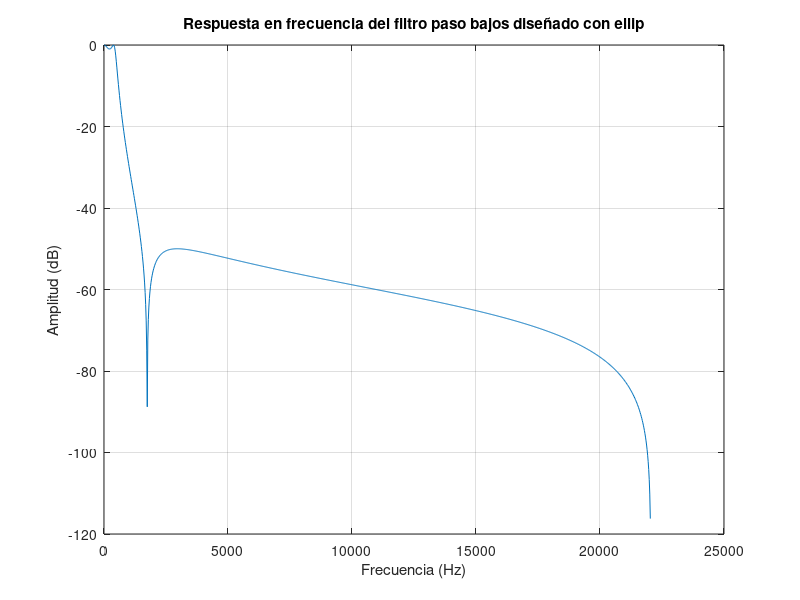
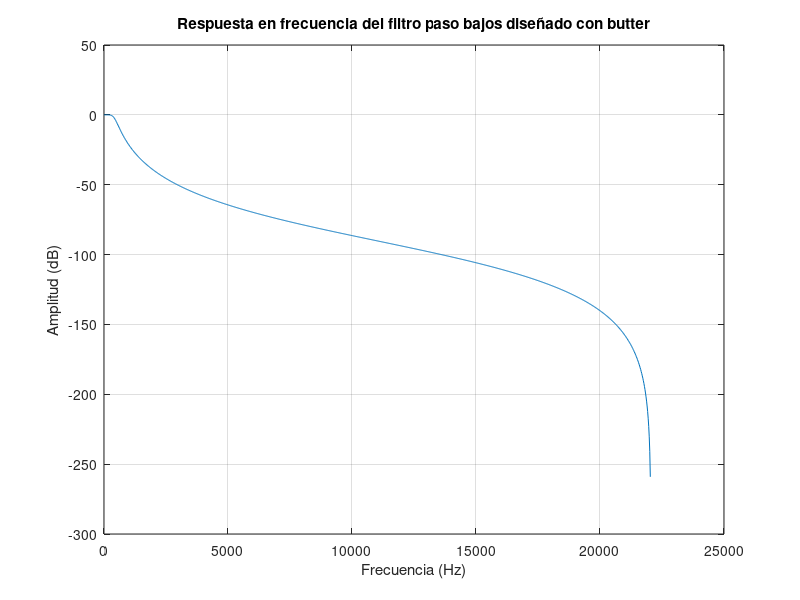
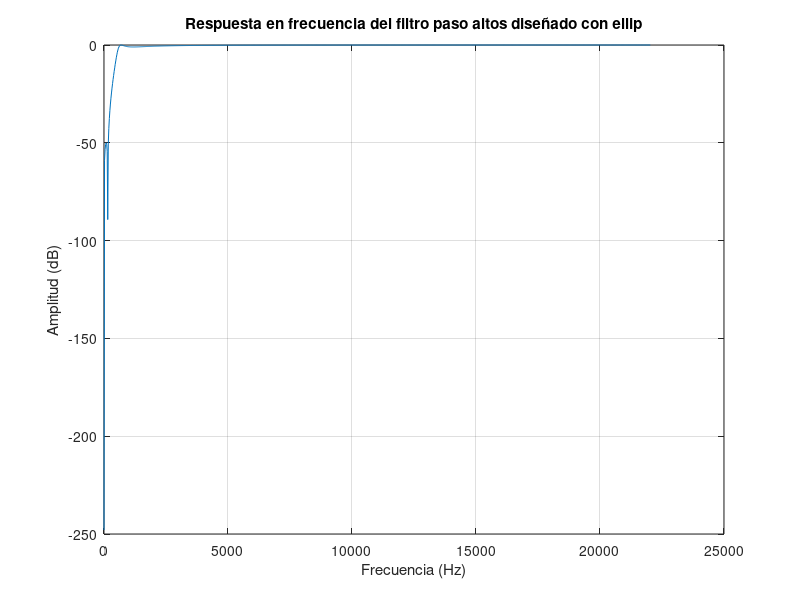
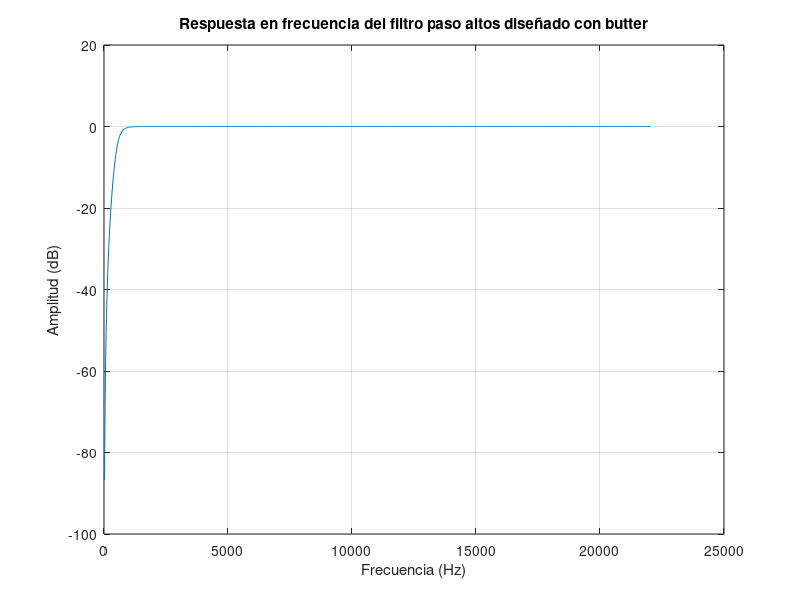

The MATLAB script that drew these images, in order:
close all
pkg load signal

%% Constantes
Fs = 44100; % Frecuencias de muestreo

Wp_pb = 440;  % Frecuencia de corte para filtro paso bajos (Hz)
Wp_pa = 600;  % Frecuencia de corte para filtro paso altos (Hz)
Wl    = 220;  % Frecuencia de límite inferior (Hz)
Wh    = 1000; % Frecuencia de límite superior (Hz)

N = 3;   % Orden del filtro
Rp = 1;  % Rizado en banda de paso (dB)
Rs = 50; % Atenuación en banda de rechazo (dB)

%% Normalización (Se toman las constantes de arriba para normalizarlas - No tocar -)
Wp_pb = Wp_pb / (Fs/2); % Frecuencia de corte pasa bajos normalizada
Wp_pa = Wp_pa / (Fs/2); % Frecuencia de corte pasa altos normalizada
Wl    = Wl / (Fs/2);     % Frecuencia de corte inferior para paso bandas y supresores normalizada
Wh    = Wh / (Fs/2);     % Frecuencia de corte superior para paso bandas y supresores normalizada
                        % TODO: Explicar en el README porqué es necesario normalizar


% TODO: Quitar tanto comentario y mejor meterlo en el README
% TODO: Explicar cada tipo de filtro en el README
%% Filtros paso bajos
% ellip (Con parámetros: Orden del filtro, rizado en la banda pasante, atenuación en la
%        banda de rechazo, frecuencia de corte normalizada y tipo de filtro)
[b, a] = ellip(N, Rp, Rs, Wp_pb, 'low'); % Diseño del filtro
                                         % Donde 'a' y 'b' corresponden a los coeficientes
                                         % devueltos por el filtro butter (estos definen la
                                         % ecuación de diferencia del filtro digital)

[h, w] = freqz(b, a, 1024, Fs); % Visualización de la respuesta en frecuencia.

                                  % Freqz permite visualizar cómo los coeficientes del filtro
                                  % afectan diferentes frecuencias de una señal.

                                  % 1024 son los puntos para los que se calcula la respuesta
                                  % en frecuencia.

                                  % En cuanto a la salida, 'h' y 'w' corresponden a:
                                  % - h: Guarda los valores de la respuesta en frecuencia del filtro.
                                  %      Es decir, h es un vector complejo que representa la respuesta
                                  %      en frecuencia del filtro para cada frecuencia del vector w. Cada
                                  %      elemento del vector h es un número complejo donde:
                                  %      + |h|: Indica la magnitud de la respuesta del filtro en esa
                                  %             frecuencia. Esta magnitud muestra cuánto se atenúa o
                                  %             amplifica una señal a esa frecuencia específica.
                                  %      + ∠h: Representa la fase de la respuesta del filtro en esa frecuencia,
                                  %            indicando así cuánto se retrasa o adelanta la señal en esa
                                  %            frecuencia específica.
                                  %
                                  % - w: Contiene los valores de frecuencia (en radianes por segundo) para
                                  %      los cuales se calcula la respuesta en frecuencia almacenada en h.
figure('name', 'Paso bajos con ellip');
plot(w, 20*log10(abs(h))) % Traza la respuesta en frecuencia del filtro.
                          % - w traza las frecuencia en Hz para las cuales se calcula la respuesta en frecuencia.
                          % - 20*log10(abs(h)) convierte la respuesta de frecuencia h de magnitud a decibelios (dB).
title('Respuesta en frecuencia del filtro paso bajos diseñado con ellip')
xlabel('Frecuencia (Hz)')
ylabel('Amplitud (dB)')
grid on;


% butter (Con parámetros: Orden del filtro, frecuencia de corte normalizada y tipo de filtro).
%         Note que: Tiene una respuesta inherentemente plana en la banda pasante, por lo que
%                   no necesita de un tipo de rizado
[b, a] = butter(N, Wp_pb, 'low');

[h, w] = freqz(b, a, 1024, Fs); % Visualización de la respuesta en frecuencia
figure('name', 'Paso bajos con butter');
plot(w, 20*log10(abs(h)))
title('Respuesta en frecuencia del filtro paso bajos diseñado con butter')
xlabel('Frecuencia (Hz)')
ylabel('Amplitud (dB)')
grid on;


% cheby1
% TODO Lizzy

% cheby2
% TODO Lizzy














%% Filtros paso altos
% ellip % TODO: Ajustar mejor el eje y para que se vea mejor el efecto de este filtro
[b, a] = ellip(N, Rp, Rs, Wp_pa, 'high'); % Diseño del filtro

[h, w] = freqz(b, a, 1024, Fs); % Visualización de la respuesta en frecuencia.
figure('name', 'Paso altos con elip');
plot(w, 20*log10(abs(h)))
title('Respuesta en frecuencia del filtro paso altos diseñado con ellip')
xlabel('Frecuencia (Hz)')
ylabel('Amplitud (dB)')
grid on;


% butter % TODO: Ajustar mejor el eje y para que se vea mejor el efecto de este filtro
[b, a] = butter(N, Wp_pa, 'high');

[h, w] = freqz(b, a, 1024, Fs); % Visualización de la respuesta en frecuencia
figure('name', 'Paso altos con butter');
plot(w, 20*log10(abs(h)))
title('Respuesta en frecuencia del filtro paso altos diseñado con butter')
xlabel('Frecuencia (Hz)')
ylabel('Amplitud (dB)')
grid on;


% cheby1
% TODO Lizzy


% cheby2
% TODO Lizzy














%% Filtros paso bandas
% ellip % TODO: Ajustar mejor el eje x para que se vea mejor el efecto de este filtro
[b, a] = ellip(N, Rp, Rs, [Wl Wh]); % Diseño del filtro

[h, w] = freqz(b, a, 1024, Fs); % Visualización de la respuesta en frecuencia
figure('name', 'Paso bandas con elip');
plot(w, 20*log10(abs(h)))
title('Respuesta en frecuencia del filtro paso bandas diseñado con ellip')
xlabel('Frecuencia (Hz)')
ylabel('Amplitud (dB)')
grid on;


% butter % TODO: Ajustar mejor el eje x para que se vea mejor el efecto de este filtro
[b, a] = butter(N, [Wl Wh]);

[h, w] = freqz(b, a, 1024, Fs); % Visualización de la respuesta en frecuencia
figure('name', 'Paso bandas con butter');
plot(w, 20*log10(abs(h)))
title('Respuesta en frecuencia del filtro paso bandas diseñado con butter')
xlabel('Frecuencia (Hz)')
ylabel('Amplitud (dB)')
grid on;


% cheby1
% TODO Lizzy


% cheby2
% TODO Lizzy














%% Filtros supresores de banda
% ellip % TODO: Ajustar mejor el eje x para que se vea mejor el efecto de este filtro
[b, a] = ellip(N, Rp, Rs, [Wl Wh], 'stop'); % Diseño del filtro

[h, w] = freqz(b, a, 1024, Fs); % Visualización de la respuesta en frecuencia
figure('name', 'Rechaza bandas con ellip');
plot(w, 20*log10(abs(h)))
title('Respuesta en frecuencia del filtro rechaza bandas diseñado con ellip')
xlabel('Frecuencia (Hz)')
ylabel('Amplitud (dB)')
grid on;


% butter
[b, a] = butter(N, [Wl Wh], 'stop');

[h, w] = freqz(b, a, 1024, Fs); % Visualización de la respuesta en frecuencia
figure('name', 'Rechaza bandas con butter');
plot(w, 20*log10(abs(h)))
title('Respuesta en frecuencia del filtro rechaza bandas diseñado con butter')
xlabel('Frecuencia (Hz)')
ylabel('Amplitud (dB)')
grid on;


% cheby1
% TODO Lizzy

% cheby2
% TODO Lizzy














%%%%%%%%%
% TODO: Agregar referencias en el README:
%       - ttps://octave.sourceforge.io/signal/function/ellip.html
%       - https://octave.sourceforge.io/signal/function/butter.html
% TODO: Utilizar la función tf2sos para las matrices
% TODO: Guardar los filtros con save("método_tipo.mat", "SOS")
